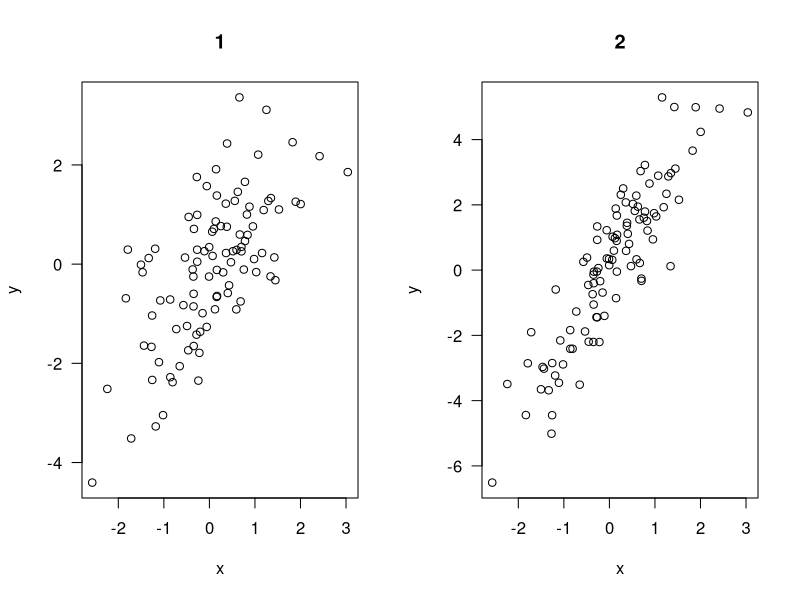
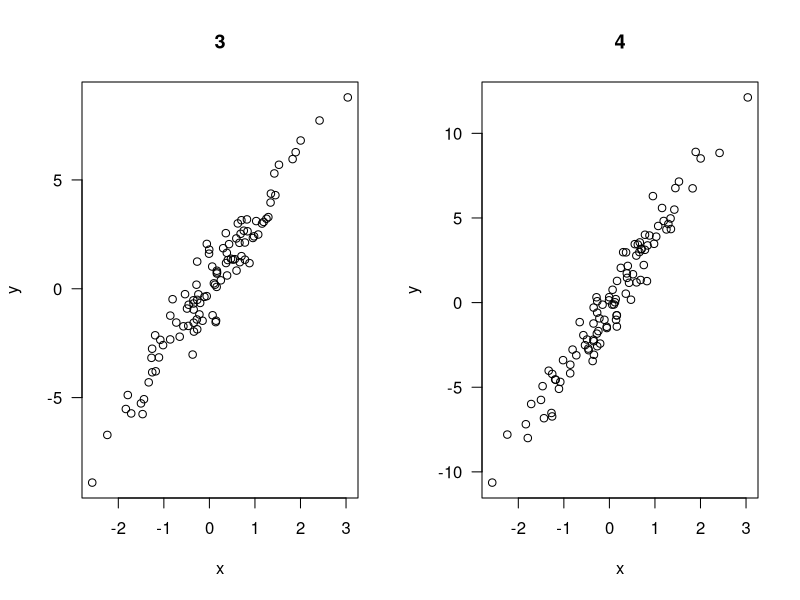
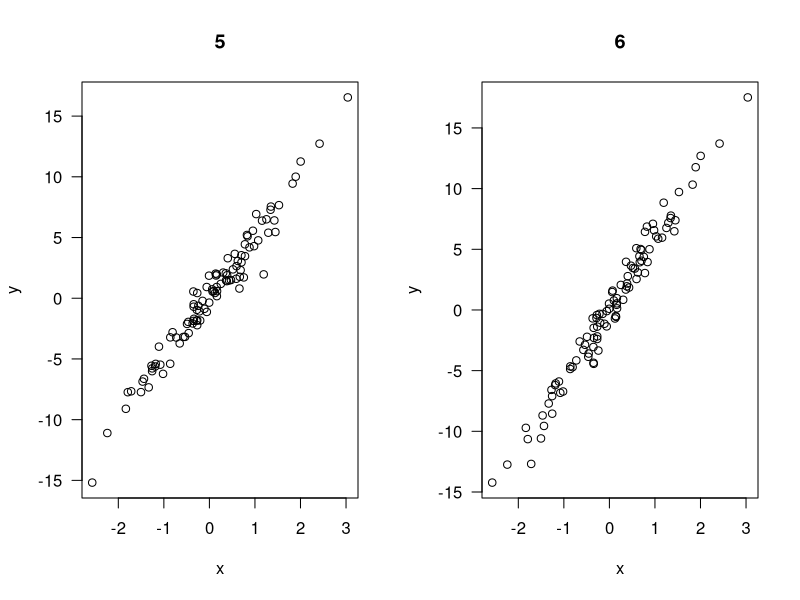
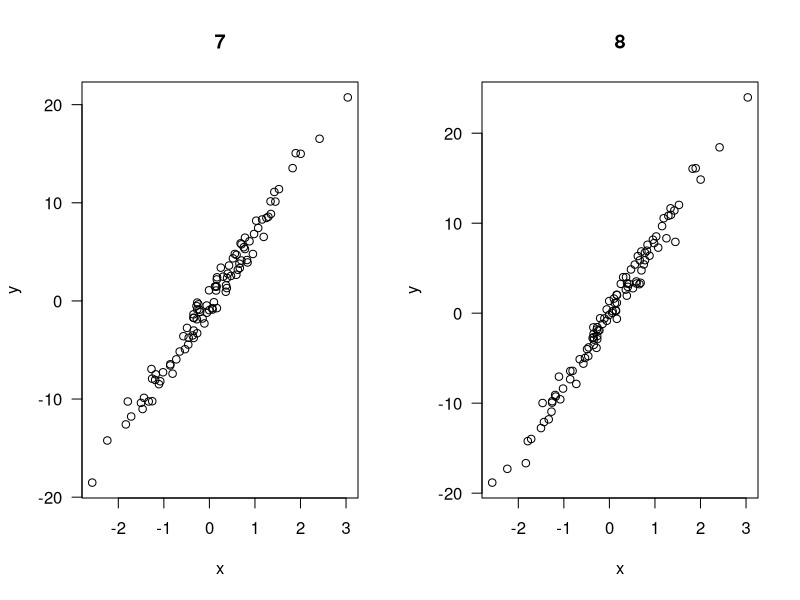
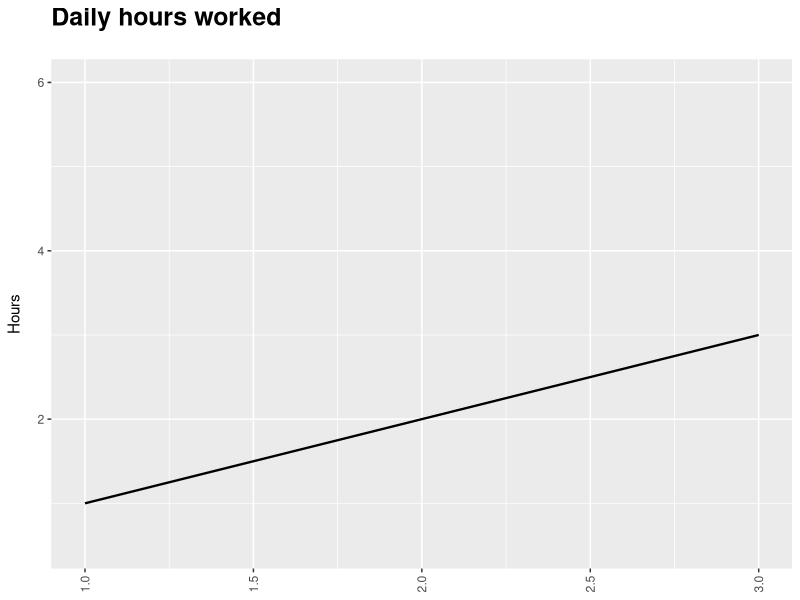

Here is the R script that generated these plots, in order:
## ---- chunk 1
n <- 100
x <- rnorm(n)
par(mfrow=c(1,2), las=1)
for(i in 1:8) {
  y <- i*x + rnorm(n)
  plot(x, y, main=i)
}
## ---- chunk 2
require(ggplot2);library(ggplot2)

x1<-data.frame(Date=c(1,2,3),Hours=c(1,2,3),Project=c(3,4,5))
x1$DummyUp<-x1$Hours*2
x1$DummyDown<-x1$Hours*0.5

p1<-ggplot(x1,aes(x=Date,y=Hours)) 
p1 <- p1 + geom_line(size=0.8) 
p1<- p1 + scale_color_brewer(name="Theme",palette="Set1")
#p1 <- p1 + geom_bar(aes(fill=Project),stat="identity", color="black") 
#p1<- p1 + guides(fill = guide_legend(override.aes = list(colour = NULL),ncol=4))
#p1<-p1 + facet_grid(Theme+Project ~ .)
#p1<-p1+geom_text(aes(y=Hours,label=prettyNum(round(Hours,1),big.mark=",")),size=2,hjust=-0.2,angle=90)
p1 <- p1 + xlab(NULL) + ylab("Hours") + theme(axis.title.y=element_text(margin=margin(r=10)))
p1 <- p1 + ggtitle ("Daily hours worked") + theme(plot.title=element_text(face="bold",size=18,margin = margin(b=20)))
p1<-p1+theme(legend.position="bottom") + theme(legend.title=element_blank())
#p1<-p1+scale_x_date(date_breaks = "1 week", date_minor_breaks = "1 day", date_labels = "%d-%b-%Y")
p1<-p1+theme(axis.text.x = element_text(angle=90, vjust =0.5 ,hjust=1))
p1 <- p1 + geom_blank(aes(y=DummyUp)) + geom_blank(aes(y=DummyDown))
plot(p1)
## ---- chunk 3
n <- 100
x <- rnorm(n)
y <- 2*x + rnorm(n)
out <- lm(y ~ x)
library(knitr)
kable(summary(out)$coef, digits=2)
## ---- chunk 4
n <- 100
x <- rnorm(n)
y <- 2*x + rnorm(n)
out <- lm(y ~ x)
library(xtable)
tab <- xtable(summary(out)$coef, digits=c(0, 2, 2, 1, 2))
print(tab, type="html")
